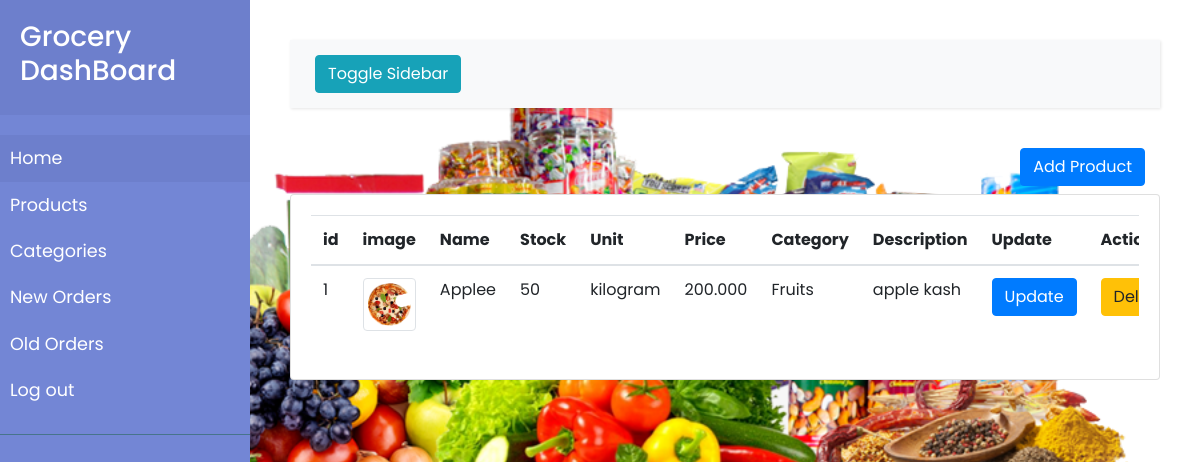
The page /products (signed in) on the database as committed earlier.
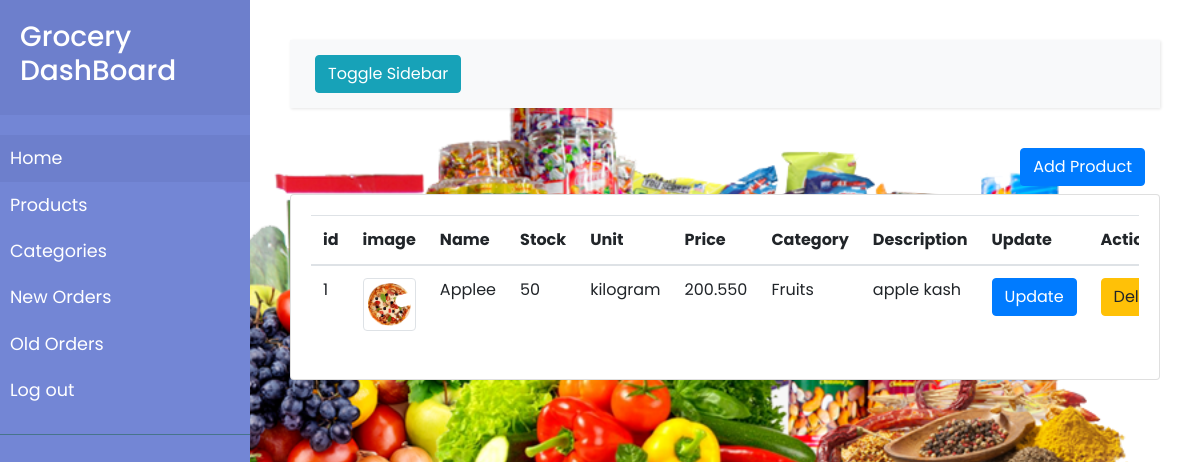
The same page on the database as committed later.
### app/models.py (models this page shows, shortened)
class Product(db.Model):
  __tablename__ = "products"
  id = db.Column(db.Integer, primary_key=True)
  product_name =  db.Column(db.String(128), unique=True, nullable=False)
  product_description = db.Column(db.String(255), nullable=False)
  price_per_unit = db.Column(db.Numeric(10,3),nullable=False)
  product_image = db.Column(db.String(256),nullable=False)
  product_type_id = db.Column(db.Integer,db.ForeignKey('product_type.id'), nullable=False)
  unit_id = db.Column(db.Integer, db.ForeignKey('units.id'), nullable=False)
  stock_details = db.relationship('Stock', cascade="all,delete", backref='stock_details', lazy=True)
  ordered_items = db.relationship('OrderedItem',cascade="all,delete", backref='ordered_items', lazy=True)

class Stock(db.Model):
  __tablename__ = "stock"
  product_id = db.Column(db.Integer, db.ForeignKey('products.id'), primary_key=True)
  in_stock = db.Column(db.Integer,nullable=False)
  last_update_time = db.Column(db.DateTime,unique=True ,nullable=False,default=datetime.utcnow)

class Unit(db.Model):
  __tablename__ = "units"
  id = db.Column(db.Integer, primary_key=True)
  unit_name =  db.Column(db.String(64), unique=True, nullable=False)
  unit_short =  db.Column(db.String(8), unique=True, nullable=True)
  ref_products = db.relationship('Product',backref='unit_items', lazy=True)

class ProductType(db.Model):
  __tablename__ = "product_type"
  id = db.Column(db.Integer, primary_key=True)
  type_name =  db.Column(db.String(64), unique=True, nullable=False)
  ref_products = db.relationship('Product', backref='product_items', lazy=True)

### app/main/views.py (the view, shortened to what this page needs)
@main.route('/products', methods=['GET', 'POST'])
@login_required
def products():
  add_form = AddProduct()
  update_form = UpdateProduct()
  delete_form = DeleteProduct()
  add_form.unit_id.choices = [(unit.id, unit.unit_name) for unit in Unit.query.all()]
  add_form.product_type_id.choices = [(category.id, category.type_name) for category in ProductType.query.all()]
  update_form.unit_id.choices = [(unit.id, unit.unit_name) for unit in Unit.query.all()]
  update_form.product_type_id.choices = [(category.id, category.type_name) for category in ProductType.query.all()]
  products = Product.query.all()
  return render_template('products.html',products = products,add_form=add_form,update_form= update_form, delete_form= delete_form)

### app/models.py (called while the page is built)
@login_manager.user_loader
def load_user(user_id):
    return Admin.query.get(int(user_id))

### app/templates/products.html (shortened to what this page needs)
{% extends "dashboard_base.html" %}
{% import "bootstrap/wtf.html" as wtf %}
{% block  content%}
<div class="container-fluid mb-2 text-right">
  <button type="button" class="btn btn-primary " data-toggle="modal" data-target="#add_model" >Add Product</button>
</div>
<div class="card">
  <div class="card-body">
    <div class="table-responsive">
      <table class="table product_table">
        <thead>
          <tr>
            <th scope="col">id</th>
            <th scope="col">image</th>
            <th scope="col">Name</th>
            <th scope="col">Stock</th>
            <th scope="col">Unit</th>
            <th scope="col">Price</th>
            <th scope="col">Category</th>
            <th scope="col">Description</th>
            <th scope="col">Update</th>
            <th scope="col">Action</th>
          </tr>
        </thead>
        <tbody>
          {% for product in products %}
            <tr>
              <td scope="row" name="id">{{product.id}}</td>
              <td > <img src="{{url_for('static',filename='product_images',_external=True)}}/{{product.product_image}}" class=" img-fluid rounded img-thumbnail" style="width: 100px;" alt="Cinque Terre"></td>
              <td>{{product.product_name}}</td>
              <td>{{product.stock_details[0].in_stock}}</td>
              <td name='{{product.unit_id}}'>{{product.unit_items.unit_name}}</td>
              <td >{{product.price_per_unit}}</td>
              <td name='{{product.product_type_id}}'>{{product.product_items.type_name}}</td>
              <td>{{product.product_description }}</td>
              <td><button type="button" class="btn btn-primary update_button" data-toggle="modal" data-target="#update_model" >Update</button></td>
              <td><button type="button" class="btn btn-warning delete_button" data-toggle="modal" data-target="#delete_model" >Delete</button></td>
            </tr>
          {% endfor %}
        </tbody>
      </table>
    </div>
  </div>
</div>
{% endblock %}

Rows that differ between the two databases and show on the page:
changed Product "Applee": price_per_unit "200.000" → "200.550"
